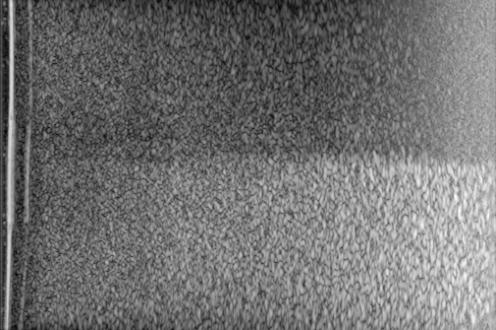
#> input picture data/images/train/case0001/Image_0001.jpg, 496 x 330 px, given as the content of the folder ../data/images/train/case0001/Image_0001.jpg, which was not available
$ python -i depth_bounds_estimation.py   (imports and definitions only)
#> lines starting #> are read from the running program, lines starting #| are printed output that depends on the picture; after the words box and inside, x2 and y2 are one past the last pixel; in counts of white or black regions, pixels touching at a corner belong together; pictures that were not available may be replaced by others from this repository, and a replacement may not be noted
import cv2
import numpy as np
import os

def depth_bounds_estimation(frames_path):
    # Load frames
    frames = [cv2.imread(os.path.join(frames_path, f), cv2.IMREAD_GRAYSCALE) for f in sorted(os.listdir(frames_path)) if f.endswith('.jpg')]

    # Step 3: Combined Otsu's method and Adaptive Gaussian Thresholding
    thresholded_frames = []

    for frame in frames:
        # Apply Otsu's thresholding
        _, otsu_thresh = cv2.threshold(frame, 0, 255, cv2.THRESH_BINARY + cv2.THRESH_OTSU)

        # Apply adaptive Gaussian thresholding
        adaptive_thresh = cv2.adaptiveThreshold(frame, 255, cv2.ADAPTIVE_THRESH_GAUSSIAN_C, cv2.THRESH_BINARY, 11, 2)

        # Combine the results
        combined_thresh = cv2.bitwise_and(otsu_thresh, adaptive_thresh)
        thresholded_frames.append(combined_thresh)
#> this loop made 1 pass
#> pass 1, in depth_bounds_estimation, `_, otsu_thresh = cv2.threshold(frame, 0, 255, cv2.THRESH_BINARY + cv2...`:
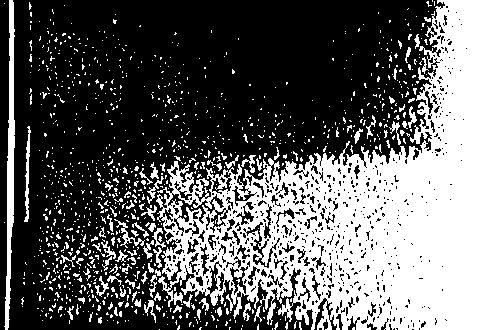
#> otsu_thresh: shape (330, 496); 38.9% white; 1082 white regions (1001 under 20 px), largest, box (x1, y1, x2, y2) and area: (156, 0, 496, 330) 53697, (4, 0, 15, 330) 1760, (24, 126, 31, 222) 278
#> pass 1, in depth_bounds_estimation, `adaptive_thresh = cv2.adaptiveThreshold(frame, 255, cv2.ADAPTIVE_THRES..`:
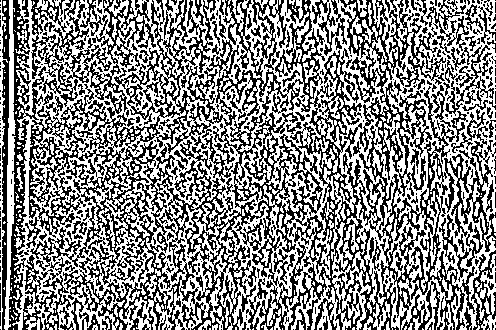
#> adaptive_thresh: shape (330, 496); 54.1% white; black in thin lines or dots
#> pass 1, in depth_bounds_estimation, `combined_thresh = cv2.bitwise_and(otsu_thresh, adaptive_thresh)`:
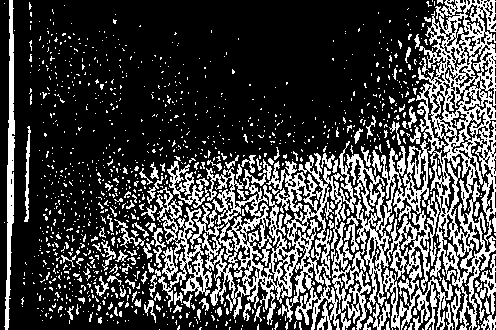
#> combined_thresh: shape (330, 496); 27.4% white in thin lines or dots
#> after the loop, thresholded_frames = 1 item

    # Step 4: Calculate depth bounds
    depth_bounds = []

    for frame in thresholded_frames:
        # Find the non-zero pixel coordinates
        nonzero_y, nonzero_x = np.nonzero(frame)

        # If there are no non-zero pixels, set the depth bounds to zero
        if len(nonzero_y) == 0:
            depth_bounds.append((0, 0))
        else:
            # Calculate the near and far depth bounds based on the minimum and maximum y-coordinates
            near_depth = np.min(nonzero_y)
            far_depth = np.max(nonzero_y)
            depth_bounds.append((near_depth, far_depth))
#> this loop made 1 pass
#> (near_depth, far_depth) on pass 1: (0, 329)
#> after the loop, depth_bounds = [(0, 329)]

    return depth_bounds

>>> result = depth_bounds_estimation('../data/images/train/case0001/Image_0001.jpg')
#> result = [(0, 329)]

$ run again, on data/images/train/case0001/Image_0003.jpg
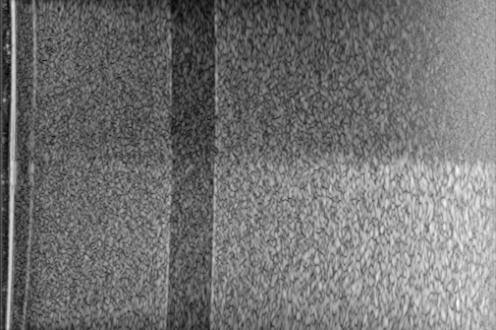
#> input picture data/images/train/case0001/Image_0003.jpg, 496 x 330 px, given as the content of the folder ../data/images/train/case0001/Image_0003.jpg, which was not available
#> the loop in depth_bounds_estimation, `for frame in frames: # Apply Otsu's thresholding` made 1 pass
#> pass 1, in depth_bounds_estimation, `_, otsu_thresh = cv2.threshold(frame, 0, 255, cv2.THRESH_BINARY + cv2...`:
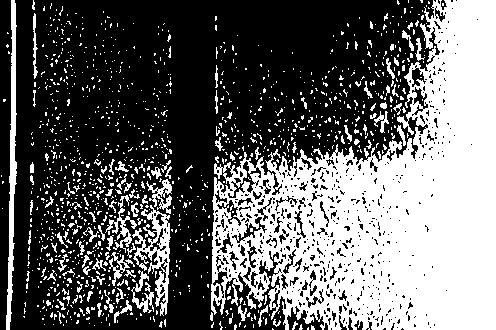
#> otsu_thresh: shape (330, 496); 39.6% white; 1207 white regions (1105 under 20 px), largest, box (x1, y1, x2, y2) and area: (211, 0, 496, 330) 51815, (6, 0, 17, 330) 1634, (132, 205, 171, 316) 1495
#> pass 1, in depth_bounds_estimation, `combined_thresh = cv2.bitwise_and(otsu_thresh, adaptive_thresh)`:
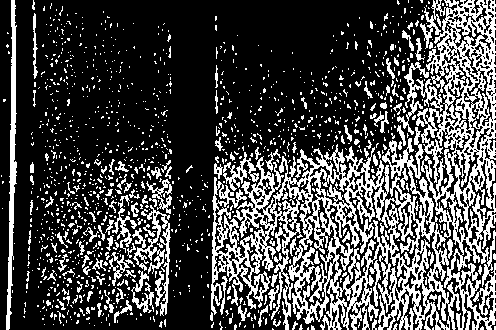
#> combined_thresh: shape (330, 496); 28% white in thin lines or dots
#> after the loop in depth_bounds_estimation, `for frame in frames:`: thresholded_frames = 1 item
#> the loop in depth_bounds_estimation, `for frame in thresholded_frames:` made 1 pass
#> (near_depth, far_depth) on pass 1: (0, 329)
#> after the loop in depth_bounds_estimation, `for frame in thresholded_frames:`: depth_bounds = [(0, 329)]

$ run again, on data/images/train/case0001/Image_0018.jpg
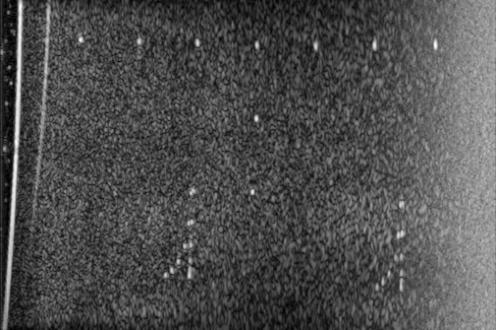
#> input picture data/images/train/case0001/Image_0018.jpg, 496 x 330 px, given as the content of the folder ../data/images/train/case0001/Image_0018.jpg, which was not available
#> the loop in depth_bounds_estimation, `for frame in frames: # Apply Otsu's thresholding` made 1 pass
#> pass 1, in depth_bounds_estimation, `_, otsu_thresh = cv2.threshold(frame, 0, 255, cv2.THRESH_BINARY + cv2...`:
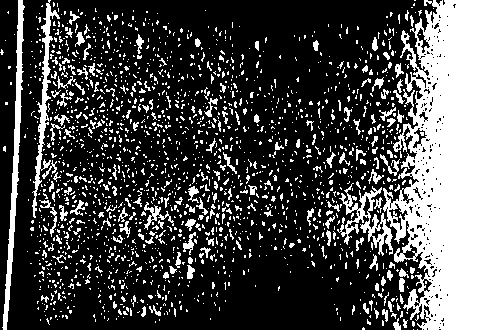
#> otsu_thresh: shape (330, 496); 28.7% white; 1869 white regions (1684 under 20 px), largest, box (x1, y1, x2, y2) and area: (383, 0, 496, 330) 27005, (2, 0, 25, 330) 1773, (337, 183, 393, 256) 1218
#> pass 1, in depth_bounds_estimation, `combined_thresh = cv2.bitwise_and(otsu_thresh, adaptive_thresh)`:
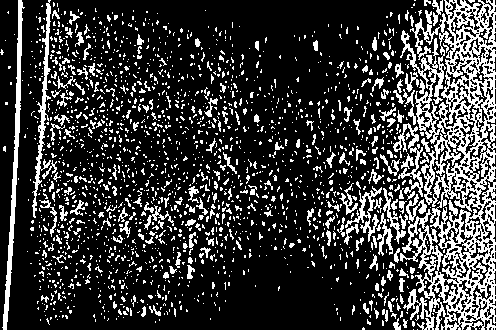
#> combined_thresh: shape (330, 496); 22% white in thin lines or dots
#> after the loop in depth_bounds_estimation, `for frame in frames:`: thresholded_frames = 1 item
#> the loop in depth_bounds_estimation, `for frame in thresholded_frames:` made 1 pass
#> (near_depth, far_depth) on pass 1: (0, 329)
#> after the loop in depth_bounds_estimation, `for frame in thresholded_frames:`: depth_bounds = [(0, 329)]
